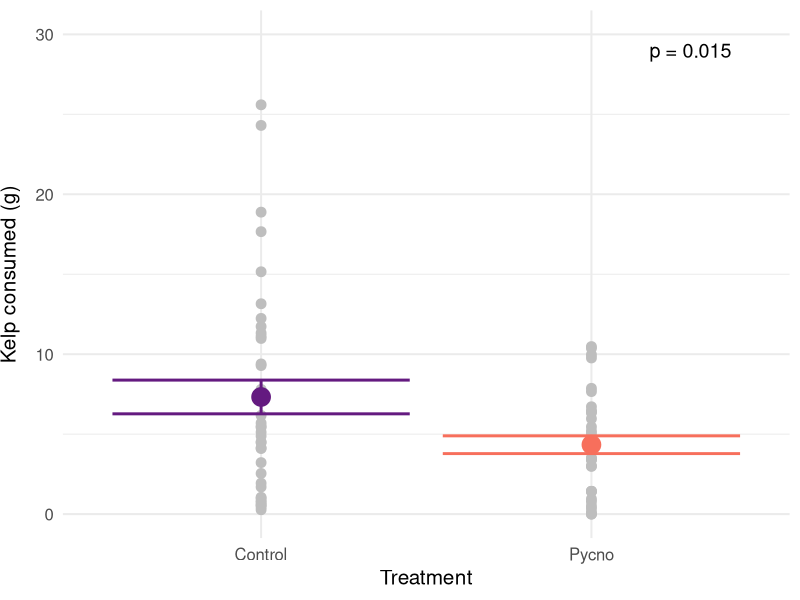
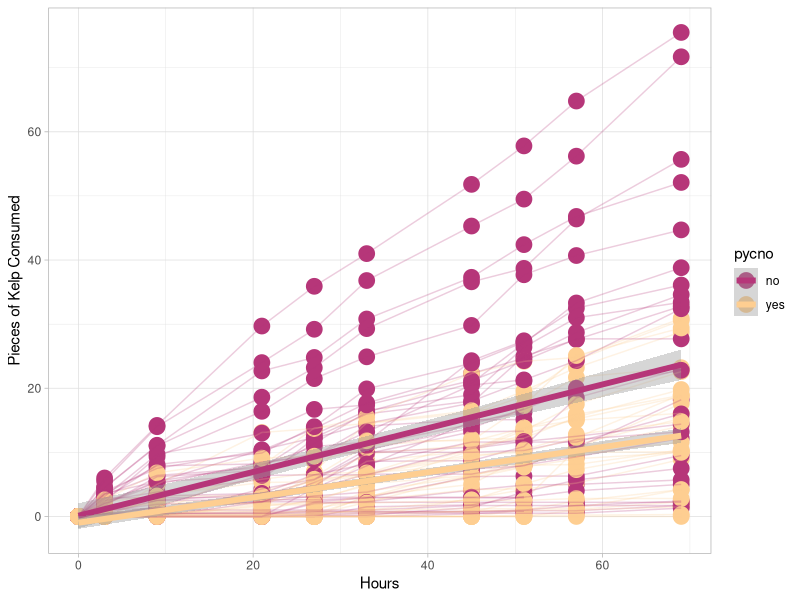

Generate these figures, in order, with R:
#++++++++++++++++++++++++++++++++++++++++++++++++++++++++++++++++++++++++++++++++++
#                                                                                ##
# Indirect Urchin MS Figures                                                     ##
# Data are current as of 2023-01-13                                              ##
# Data source: Ross Whippo                                                       ##
# R code prepared by Ross Whippo                                                 ##
# Last updated 2023-01-13                                                        ##
#                                                                                ##
#++++++++++++++++++++++++++++++++++++++++++++++++++++++++++++++++++++++++++++++++++

# SUMMARY:
# Script to create figures for manuscript of purple urchin-pycnopodia indirect
# interactions. Experiments run in summer of 2020 and 2021 at the Friday Harbor
# laboratories by Ross Whippo, PhD candidate at University of Oregon. 

# Required Files (check that script is loading latest version):
# urchin_fear_feeding_pycno-trial-1.csv
# trials2021_QAQC.csv
# All files in Data>2021>Tracker Data


# Associated Scripts:
# trials2021_dataset_QAQC.R

# TO DO 

#++++++++++++++++++++++++++++++++++++++++++++++++++++++++++++++++++++++++++++++++++
# TABLE OF CONTENTS                                                            ####
#                                                                                 +
# RECENT CHANGES TO SCRIPT                                                        +
# LOAD PACKAGES                                                                   +
# READ IN AND PREPARE DATA                                                        +
# MANIPULATE DATA                                                                 +
#                                                                                 +
#++++++++++++++++++++++++++++++++++++++++++++++++++++++++++++++++++++++++++++++++++

#++++++++++++++++++++++++++++++++++++++++++++++++++++++++++++++++++++++++++++++++++
# RECENT CHANGES TO SCRIPT                                                     ####
#++++++++++++++++++++++++++++++++++++++++++++++++++++++++++++++++++++++++++++++++++

# 2023-01-13 Script Created

#++++++++++++++++++++++++++++++++++++++++++++++++++++++++++++++++++++++++++++++++++
# LOAD PACKAGES                                                                ####
#++++++++++++++++++++++++++++++++++++++++++++++++++++++++++++++++++++++++++++++++++

library(tidyverse) # data manipulation, tidying
library(viridis) # color-blind-friendly palette

#++++++++++++++++++++++++++++++++++++++++++++++++++++++++++++++++++++++++++++++++++
# READ IN AND PREPARE DATA                                                     ####
#++++++++++++++++++++++++++++++++++++++++++++++++++++++++++++++++++++++++++++++++++

trials2020_Q <- read_csv("Data/2020/trials2020_QAQC.csv", 
                         col_types = cols(trial = col_character(), 
                                          bin = col_character(), diameter = col_double()))

trials2021_Q <- read_csv("Data/2021/trials2021_QAQC.csv", 
                         col_types = cols(algalTreat = col_factor(levels = c("nereo", "control")), 
                                          date = col_character(),  location = col_character(), 
                                          movement = col_character(), 
                                          pycnoTreat = col_factor(levels = c("pycno", "control")), 
                                          tank = col_factor(levels = c("TF1", "TF2")), 
                                          timeBegin = col_character(), timeEnd = col_character(), 
                                          urchinGroup = col_factor(levels = c("starved","fed")),
                                          location = col_factor(levels = c("c", "m", "f"))))


#++++++++++++++++++++++++++++++++++++++++++++++++++++++++++++++++++++++++++++++++++
# MANIPULATE DATA                                                              ####
#++++++++++++++++++++++++++++++++++++++++++++++++++++++++++++++++++++++++++++++++++

############### 2020 urchin feeding

# combine trial and bin to prevent combining urchins across trials
urchin_fear_pycno <-
  unite(trials2020_Q,
        'ID',
        trial,
        bin,
        sep = "_",
        remove = FALSE)

per_urchin_consumed_total <- urchin_fear_pycno %>%
  group_by(trial, bin, tank, ID, pycno) %>%
  summarise(`total consumed` = sum(consumed)) %>%
  ungroup()

# total consumed per urchin across all trials with standard error
per_urchin_consumed_total %>%
  mutate(`total consumed` = `total consumed` * 0.339) %>%
  mutate(Treatment = ifelse(pycno == 'yes', "Pycno", "Control")) %>%
  ggplot(aes(x = Treatment, y = `total consumed`, color = Treatment)) + 
  geom_point(col = "grey", size = 3) +
  scale_color_viridis(discrete = TRUE,
                      begin = 0.3,
                      end = 0.7,
                      option = "magma") +
  stat_summary(
    geom = "point",
    fun = "mean",
    size = 6,
    shape = 19
  ) +
  geom_errorbar(stat="summary", fun.data="mean_se", size = 1) +
  ylim(0, 30) +
  labs(y = "Kelp consumed (g)", x = "Treatment") +
  theme_minimal(base_size = 15) +
  theme(axis.title.y = element_text(vjust = 3)) +
  theme(legend.position = "none") +
  annotate("text", label = "p = 0.015", x = 2.3, y = 29, size = 5)

# timeseries per timepoint figure

urchin_timeseries <- urchin_fear_pycno %>%
  unite("datetime", date:time, sep = " ")

urchin_timeseries$datetime <-
  as.POSIXlt(urchin_timeseries$datetime)

# with scaled time points
urchin_timeseries$Hours <- urchin_timeseries$timepoint %>%
  recode(
    '0' = 0,
    '1' = 3,
    '2' = 9,
    '3' = 21,
    '4' = 27,
    '5' = 33,
    '6' = 45,
    '7' = 51,
    '8' = 57,
    '9' = 69
  )

# THIS IS THE CUMULATIVE CONFETTI FIGURE:

ggplot(
  urchin_timeseries %>%
    group_by(pycno, ID) %>%
    mutate(cc = cumsum(consumed)),
  aes(
    x = Hours, # as.POSIXct(datetime),
    y = cc,
    color = pycno
  )
) +
  scale_color_viridis(discrete = TRUE,
                      begin = 0.5,
                      end = 0.9,
                      option = "magma") +
  geom_point(size = 5) +
  geom_line(aes(group = ID), alpha = 0.25) +
  geom_smooth(method = "lm", size = 2) +
  scale_y_continuous(name = "Pieces of Kelp Consumed") +
  theme_light()

############### 2021 urchin movement



####
#<<<<<<<<<<<<<<<<<<<<<<<<<<END OF SCRIPT>>>>>>>>>>>>>>>>>>>>>>>>#

# SCRATCH PAD ####